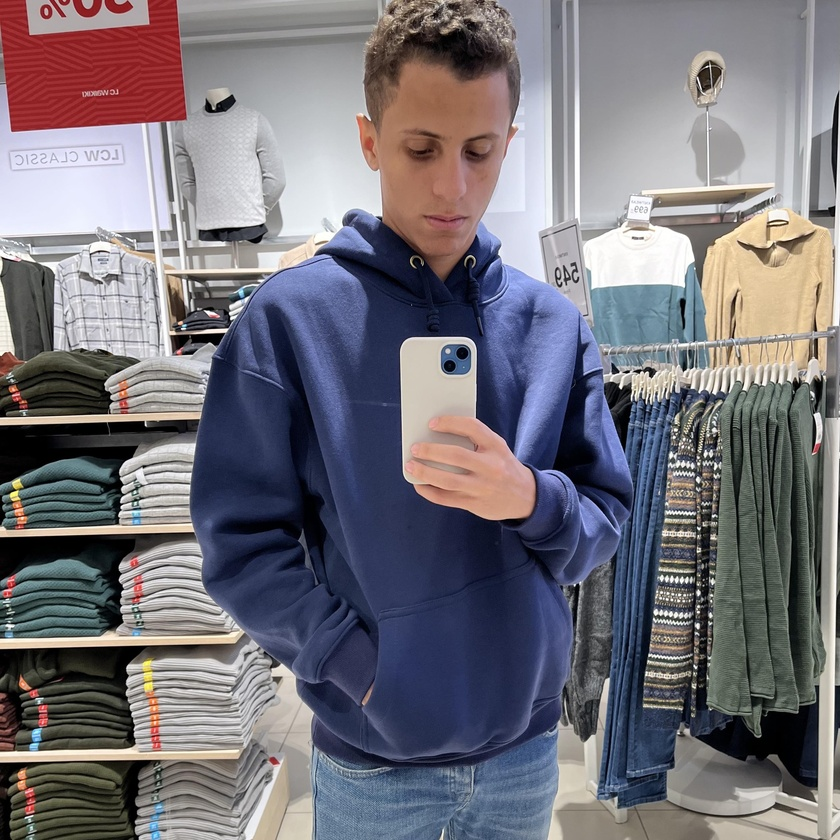
#> input picture mo.jpg, 840 x 840 px, shrunk from 2047 x 2048 before the run, found by its file name
$ python sessionCanny16.py
#> lines starting #> are read from the running program, lines starting #| are printed output that depends on the picture
import cv2
import numpy as np
import matplotlib.pyplot as plt


img = cv2.imread('mo.jpg')
#> img is the input picture: shape (840, 840, 3); mean B, G, R 121.4, 113.8, 117
img = cv2.cvtColor(img,cv2.COLOR_BGR2GRAY)
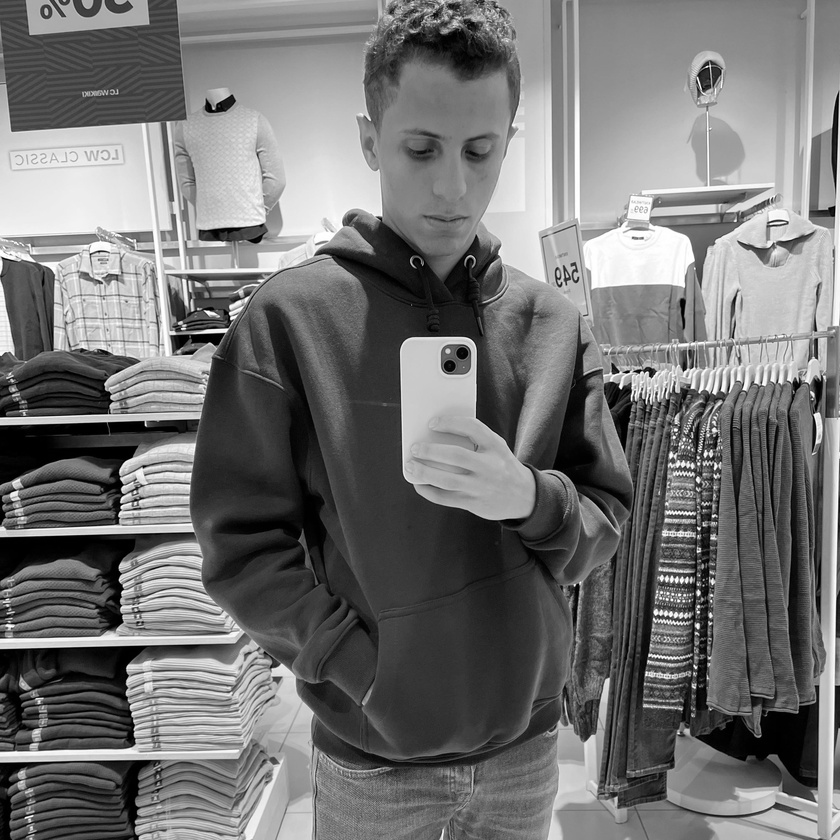
#> img: shape (840, 840); min 0, max 255, mean 115.6
canny = cv2.Canny(img,100,200)
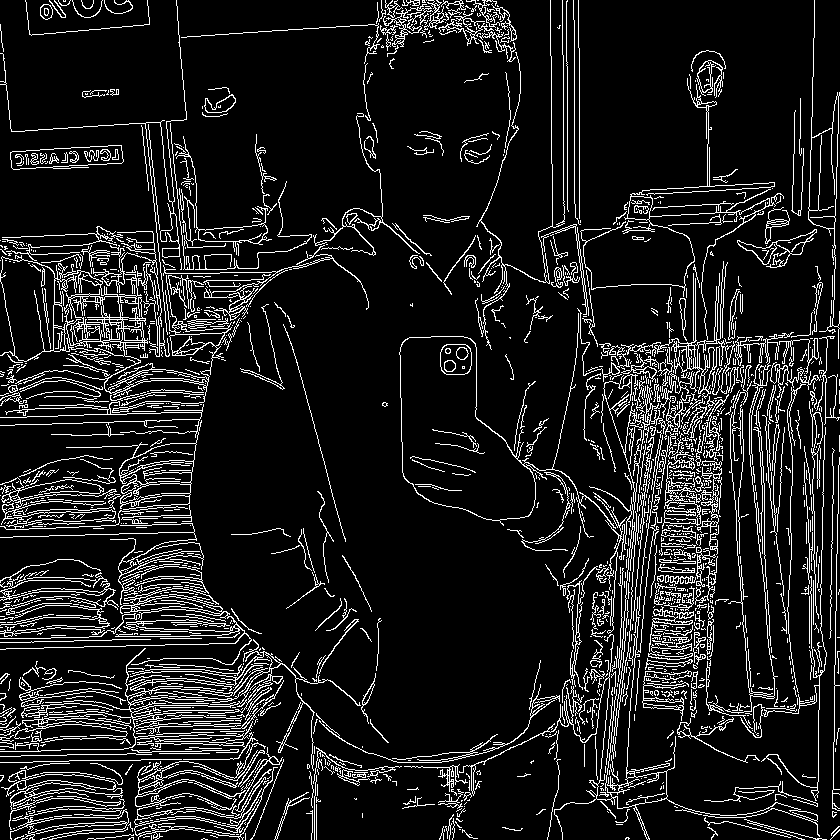
#> canny: shape (840, 840); 11.2% white in thin lines or dots


titles = ['image','canny']
imges = [img,canny]

for i in range(2):
    plt.subplot(1,2,i+1),plt.imshow(imges[i],'gray')
    plt.title(titles[i])
    plt.xticks([]),plt.yticks([])

plt.show()
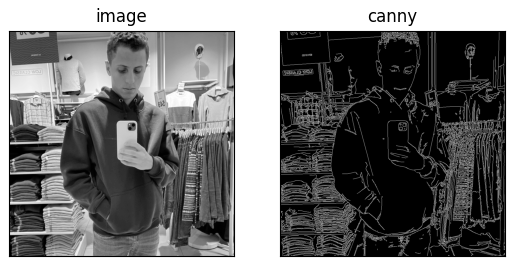
#> figure drawn by matplotlib, 2 panels
